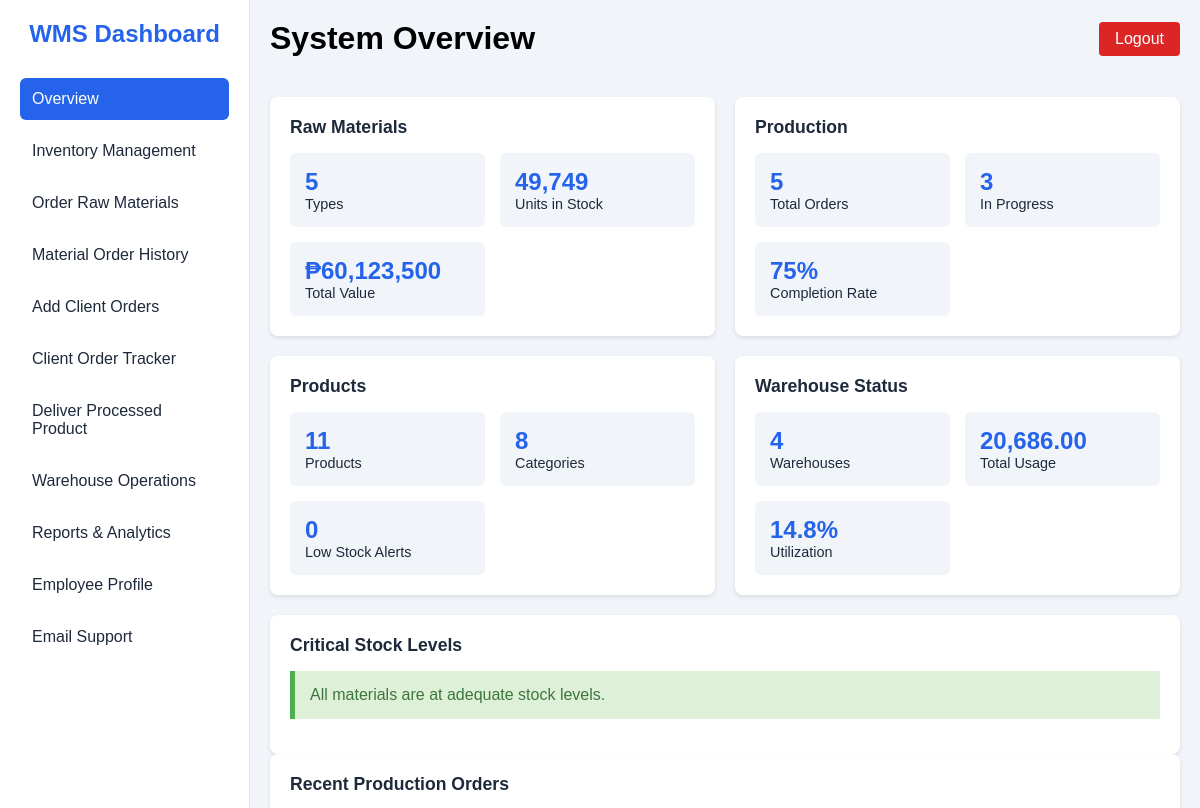
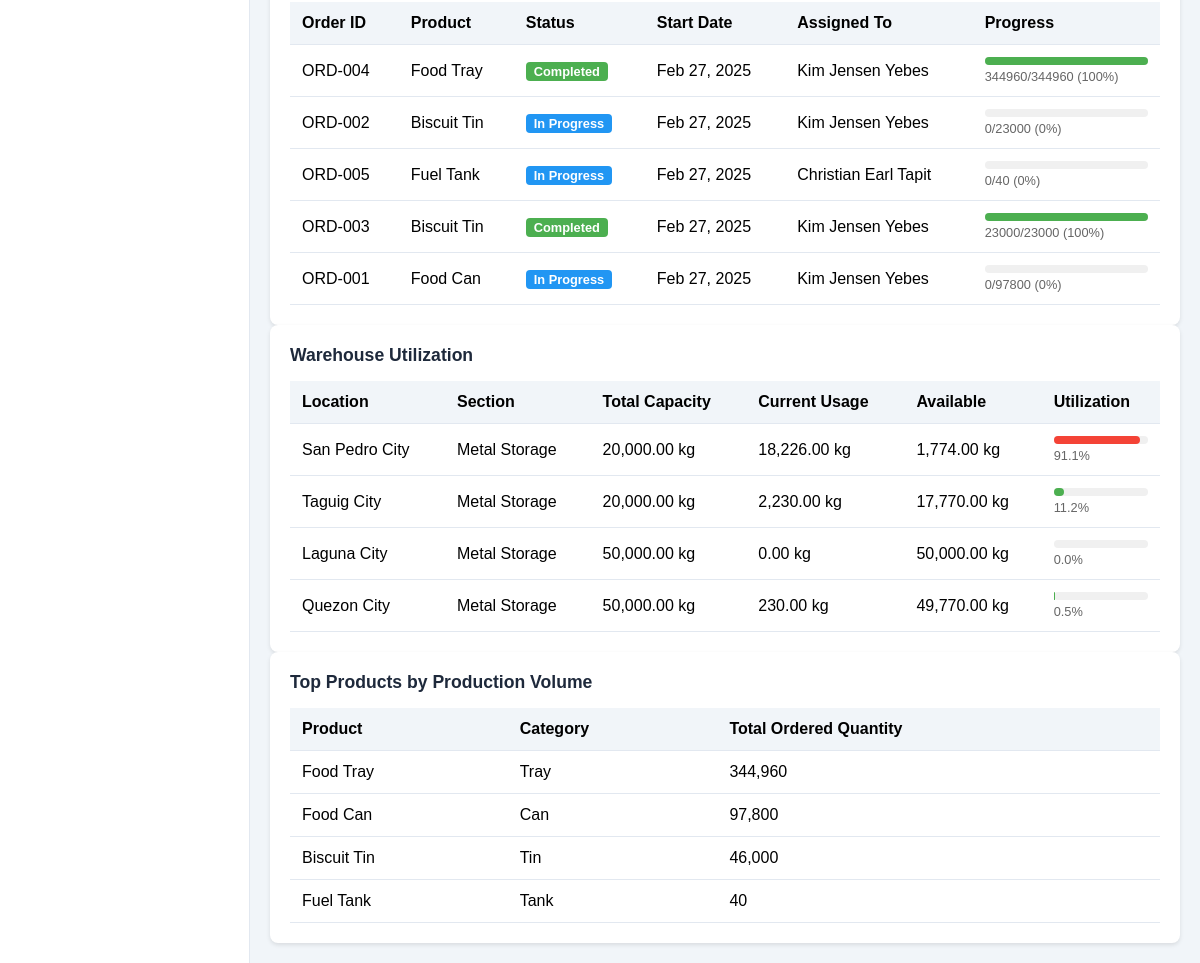
/employee/overview.php (signed in), run on the app's committed database (2 pictures, top to bottom).
### tables this page shows
CREATE TABLE `productionorders` (
  `OrderID` int(11) NOT NULL,
  `ProductID` int(11) NOT NULL,
  `EmployeeID` int(11) NOT NULL,
  `StartDate` datetime NOT NULL,
  `EndDate` datetime DEFAULT NULL,
  `Status` enum('Planned','In Progress','Completed','Cancelled') NOT NULL DEFAULT 'Planned',
  `QuantityOrdered` int(11) NOT NULL,
  `QuantityProduced` int(11) NOT NULL DEFAULT 0,
  `Delivery_Status` tinyint(1) NOT NULL,
  `warehouseID` int(11) DEFAULT NULL
);

CREATE TABLE `products` (
  `ProductID` int(11) NOT NULL,
  `ProductName` varchar(100) NOT NULL,
  `Category` varchar(45) DEFAULT NULL,
  `Weight` decimal(10,2) DEFAULT NULL,
  `ProductionCost` decimal(10,2) DEFAULT NULL,
  `SellingPrice` decimal(10,2) DEFAULT NULL,
  `LocationID` int(11) DEFAULT NULL,
  `MaterialID` int(11) DEFAULT NULL,
  `minimum_quantity` int(11) NOT NULL,
  `product_img` varchar(255) DEFAULT NULL,
  `weight_unit` varchar(32) NOT NULL
);

CREATE TABLE `employees` (
  `EmployeeID` int(11) NOT NULL,
  `FirstName` varchar(50) NOT NULL,
  `LastName` varchar(50) NOT NULL,
  `Role` varchar(45) NOT NULL,
  `Phone` varchar(20) DEFAULT NULL,
  `employeeEmail` varchar(100) DEFAULT NULL,
  `employeePassword` varchar(255) NOT NULL,
  `HireDate` date NOT NULL,
  `Status` varchar(32) NOT NULL
);

CREATE TABLE `products_warehouse` (
  `productLocationID` int(11) NOT NULL,
  `productWarehouse` varchar(45) NOT NULL,
  `Section` varchar(45) NOT NULL,
  `Capacity` int(11) NOT NULL,
  `warehouse_weight_unit` varchar(32) NOT NULL,
  `current_usage` decimal(10,2) DEFAULT 0.00
);

### employee/overview.php (the view, shortened to what the rows shown need)
<?php
require_once 'session_check.php';
require_once '../layouts/employeeHeader.php';
$topProductsQuery = "SELECT
    p.ProductName,
    p.Category,
    SUM(po.QuantityOrdered) as TotalOrdered
    FROM productionorders po
    JOIN products p ON po.ProductID = p.ProductID
    GROUP BY p.ProductID
    ORDER BY TotalOrdered DESC
    LIMIT 5";
$topProductsResult = $conn->query($topProductsQuery);
$recentOrdersQuery = "SELECT
    po.OrderID,
    p.ProductName,
    po.Status,
    po.StartDate,
    po.EndDate,
    po.QuantityOrdered,
    po.QuantityProduced,
    e.FirstName,
    e.LastName
    FROM productionorders po
    JOIN products p ON po.ProductID = p.ProductID
    JOIN employees e ON po.EmployeeID = e.EmployeeID
    ORDER BY po.StartDate DESC
    LIMIT 5";
$recentOrdersResult = $conn->query($recentOrdersQuery);
$warehouseQuery = "SELECT
    pw.productWarehouse,
    pw.Section,
    pw.Capacity,
    pw.current_usage,
    pw.warehouse_weight_unit,
    GREATEST(0, pw.Capacity - pw.current_usage) as available_capacity,
    (pw.current_usage / pw.Capacity * 100) as usage_percentage
    FROM products_warehouse pw";
$warehouseResult = $conn->query($warehouseQuery);
?>
<!DOCTYPE html>
<html lang="en">
<head>
    <link rel="stylesheet" href="../assets/css/eminventory.css">
</head>
<body>
    <div class="container">
        <div class="main-content">
                        <?php
                        if ($warehouseResult && $warehouseResult->num_rows > 0) {
                            $warehouseResult->data_seek(0);
                        }
                        ?>
            <div class="card">
                <?php if ($recentOrdersResult && $recentOrdersResult->num_rows > 0): ?>
                    <table class="table">
                        <thead>
                            <tr>
                                <th>Order ID</th>
                                <th>Product</th>
                                <th>Status</th>
                                <th>Start Date</th>
                                <th>Assigned To</th>
                                <th>Progress</th>
                            </tr>
                        </thead>
                        <tbody>
                            <?php while ($row = $recentOrdersResult->fetch_assoc()): ?>
                                <tr>
                                    <td>ORD-<?php echo sprintf('%03d', $row['OrderID']); ?></td>
                                    <td><?php echo htmlspecialchars($row['ProductName']); ?></td>
                                    <td>
                                        <?php
                                            $statusClass = '';
                                            switch ($row['Status']) {
                                                case 'In Progress':
                                                    $statusClass = 'in-progress';
                                                    break;
                                                case 'Completed':
                                                    $statusClass = 'completed';
                                                    break;
                                            }
                                        ?>
                                        <span class="status-badge <?php echo $statusClass; ?>">
                                            <?php echo $row['Status']; ?>
                                        </span>
                                    </td>
                                    <td><?php echo date('M d, Y', strtotime($row['StartDate'])); ?></td>
                                    <td><?php echo htmlspecialchars($row['FirstName'] . ' ' . $row['LastName']); ?></td>
                                    <td>
                                        <?php
                                            $progressPercent = 0;
                                            if ($row['QuantityOrdered'] > 0) {
                                                $progressPercent = round(($row['QuantityProduced'] / $row['QuantityOrdered']) * 100);
                                            }
                                        ?>
                                        <div class="progress-bar">
                                            <div class="progress" style="width: <?php echo $progressPercent; ?>%"></div>
                                        </div>
                                        <div class="progress-text">
                                            <?php echo $row['QuantityProduced'] . '/' . $row['QuantityOrdered']; ?>
                                            (<?php echo $progressPercent; ?>%)
                                        </div>
                                    </td>
                                </tr>
                            <?php endwhile; ?>
                        </tbody>
                    </table>
                <?php else: ?>
                    <div class="alert">
                        No recent production orders found.
                    </div>
                <?php endif; ?>
            </div>
            <div class="card">
                <?php if ($warehouseResult && $warehouseResult->num_rows > 0): ?>
                    <table class="table">
                        <thead>
                            <tr>
                                <th>Location</th>
                                <th>Section</th>
                                <th>Total Capacity</th>
                                <th>Current Usage</th>
                                <th>Available</th>
                                <th>Utilization</th>
                            </tr>
                        </thead>
                        <tbody>
                            <?php while ($row = $warehouseResult->fetch_assoc()): ?>
                                <?php
                                    $utilizationPercent = $row['usage_percentage'];
                                    $utilizationClass = '';
                                    if ($utilizationPercent >= 90) {
                                        $utilizationClass = 'critical';
                                    } elseif ($utilizationPercent >= 75) {
                                        $utilizationClass = 'warning';
                                    } else {
                                        $utilizationClass = 'normal';
                                    }
                                ?>
                                <tr>
                                    <td><?php echo htmlspecialchars($row['productWarehouse']); ?></td>
                                    <td><?php echo htmlspecialchars($row['Section']); ?></td>
                                    <td><?php echo number_format($row['Capacity'], 2) . ' ' . $row['warehouse_weight_unit']; ?></td>
                                    <td><?php echo number_format($row['current_usage'], 2) . ' ' . $row['warehouse_weight_unit']; ?></td>
                                    <td><?php echo number_format($row['available_capacity'], 2) . ' ' . $row['warehouse_weight_unit']; ?></td>
                                    <td>
                                        <div class="progress-bar">
                                            <div class="progress <?php echo $utilizationClass; ?>"
                                                 style="width: <?php echo min(100, max(0, $utilizationPercent)); ?>%"></div>
                                        </div>
                                        <div class="progress-text">
                                            <?php echo number_format($utilizationPercent, 1); ?>%
                                        </div>
                                    </td>
                                </tr>
                            <?php endwhile; ?>
                        </tbody>
                    </table>
                <?php else: ?>
                    <div class="alert">
                        No warehouse information available.
                    </div>
                <?php endif; ?>
            </div>
            <div class="card">
                <?php if ($topProductsResult && $topProductsResult->num_rows > 0): ?>
                    <table class="table">
                        <thead>
                            <tr>
                                <th>Product</th>
                                <th>Category</th>
                                <th>Total Ordered Quantity</th>
                            </tr>
                        </thead>
                    </table>
                <?php else: ?>
                    <div class="alert">
                        No production data available.
                    </div>
                <?php endif; ?>
            </div>
        </div>
    </div>
</body>
</html>

### data on the page
productionorders: OrderID "004", ProductID.ProductName "Food Tray", Status "Completed", StartDate "Feb 27, 2025", EmployeeID.LastName "Kim Jensen Yebes", QuantityProduced "344960", QuantityOrdered "344960", progressPercent "100"
productionorders: OrderID "002", ProductID.ProductName "Biscuit Tin", Status "In Progress", StartDate "Feb 27, 2025", EmployeeID.LastName "Kim Jensen Yebes", QuantityProduced "0", QuantityOrdered "23000"
productionorders: OrderID "005", ProductID.ProductName "Fuel Tank", Status "In Progress", StartDate "Feb 27, 2025", EmployeeID.LastName "Christian Earl Tapit", QuantityProduced "0", QuantityOrdered "40"
productionorders: OrderID "003", ProductID.ProductName "Biscuit Tin", Status "Completed", StartDate "Feb 27, 2025", EmployeeID.LastName "Kim Jensen Yebes", QuantityProduced "23000", QuantityOrdered "23000", progressPercent "100"
productionorders: OrderID "001", ProductID.ProductName "Food Can", Status "In Progress", StartDate "Feb 27, 2025", EmployeeID.LastName "Kim Jensen Yebes", QuantityProduced "0", QuantityOrdered "97800"
products_warehouse: productWarehouse "San Pedro City", Section "Metal Storage", Capacity "20,000.00", warehouse_weight_unit "kg", current_usage "18,226.00", available_capacity "1,774.00", min(100, max(0, $utilizationPercent)) 91.130000 (drawn), utilizationPercent "91.1"
products_warehouse: productWarehouse "Taguig City", Section "Metal Storage", Capacity "20,000.00", warehouse_weight_unit "kg", current_usage "2,230.00", available_capacity "17,770.00", min(100, max(0, $utilizationPercent)) 11.150000 (drawn), utilizationPercent "11.2"
products_warehouse: productWarehouse "Laguna City", Section "Metal Storage", Capacity "50,000.00", warehouse_weight_unit "kg", current_usage "0.00", available_capacity "50,000.00", utilizationPercent "0.0"
products_warehouse: productWarehouse "Quezon City", Section "Metal Storage", Capacity "50,000.00", warehouse_weight_unit "kg", current_usage "230.00", available_capacity "49,770.00", utilizationPercent "0.5"

### other printed values
$pageTitle "System Overview"
$rawMaterialsData['TotalMaterials'] "5"
$rawMaterialsData['TotalStock'] "49,749"
$rawMaterialsData['TotalValue'] "60,123,500"
$productionData['TotalOrders'] "5"
$productionData['InProgressCount'] "3"
$productsData['TotalProducts'] "11"
$productsData['CategoryCount'] "8"
$rawMaterialsData['LowStockCount'] "0"
$totalWarehouses "4"
$totalUsage "20,686.00"
$overallUtilization "14.8"
$row['ProductName'] "Food Tray"
$row['Category'] "Tray"
$row['TotalOrdered'] "344,960"
